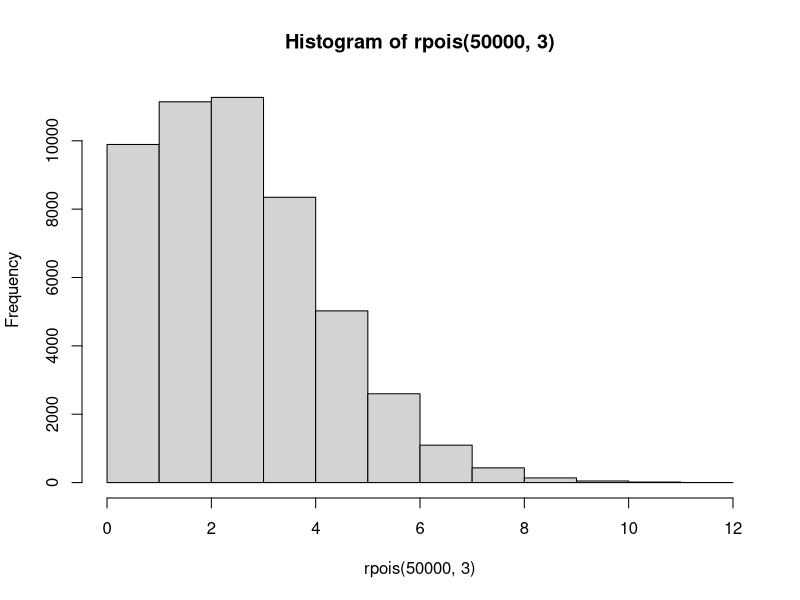
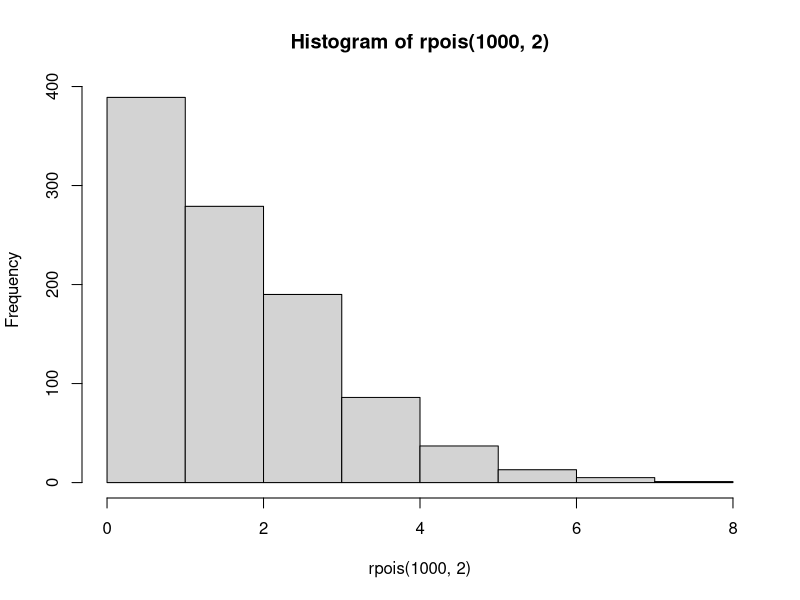
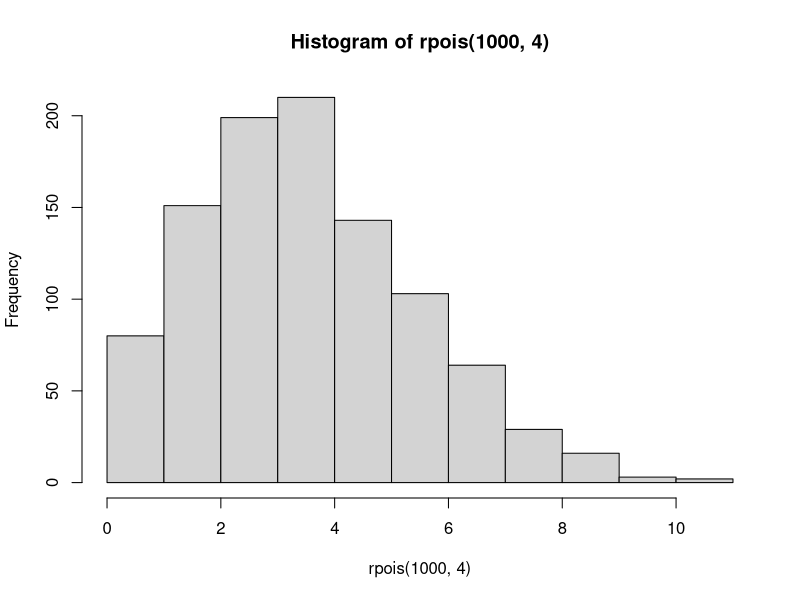
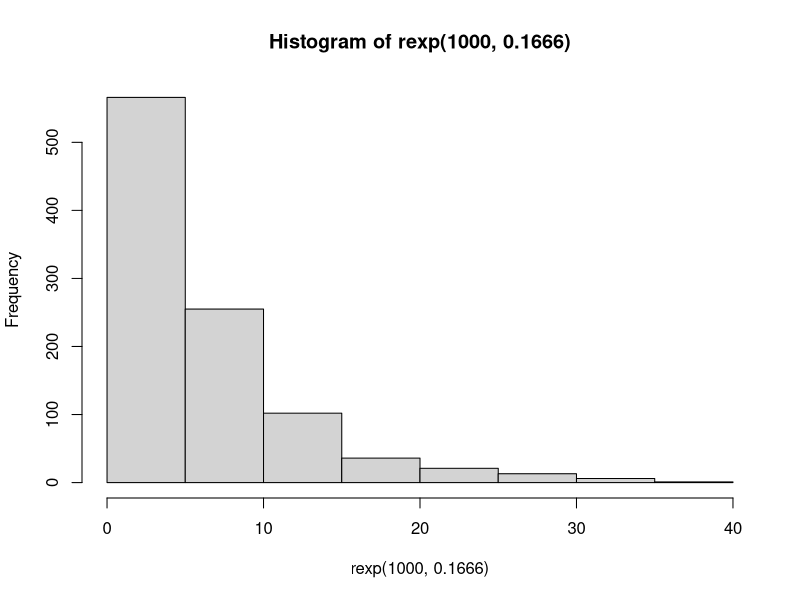

These figures' R source, in order:
## ---- chunk 1
# dpois(x, lambda, log = F); Devuelve resultados de la funci´on de densidad.
# ppois(q, lambda, lower.tail = T, log.p = F); Devuelve resultados de la funci´on de distribuci´on acumulada.
# qpois(p, lambda, lower.tail = T, log.p = F); Devuelve resultados de los cuantiles de la Poisson.
# rpois(n, lambda); Devuelve un vector de valores binomiales aleatorios.
# Con:
#   x: Vector de cuantiles (Valores enteros positivos).
#   q: Vector de cuantiles.
#   p: Vector de probabilidades.
#   n: N´umeros de valores aleatorios a devolver.
#   prob: Probabilidad de ´exito en cada ensayo.
#   lambda: Vector de medias (valor no negativo).
#   log, log.p: Par´ametro booleano, si es TRUE, las probabilidades p se ofrecen como log(p).
#   lower.tail: Par´ametro booleano, si es TRUE (por defecto), las probabilidades son P [X ≤ x], de lo
# contrario, P [X > x]



# Calcular la P(X = 1) de una Poisson(3)  Tasa de ocurrencia en un tiempo determinado
dpois(1,3)
## ---- chunk 2
#Función Masa de Probabilidad
dpois(c(0:8), 3)  # Como vemos la probabilidad se concrentra en el 3 por ser una Lambda de 3.
## ---- chunk 3
#Probabilidad acumulada
# Calcular la P(X <= 3) de una Poisson(3)
ppois(3,3)
## ---- chunk 4
#La probabilidad de que sea mayor que 3
ppois(3,3,lower.tail = FALSE)
## ---- chunk 5
# Calcular el valor de la variable aleatoria X, dada la probabilidad 0.985
qpois(0.985, 3)
## ---- chunk 6
hist(rpois(50000,3))
## ---- chunk 7
# ¿cuál es la probabilidad de que falle un componente en 25 horas? 100 horas 8 -> 25 serán 2. Entonces Lambda es igual a 2.
dpois(1,2)
hist(rpois(1000,2))
## ---- chunk 8
#¿y de que fallen no más de dos componentes en 50 horas?
ppois(2,4)
hist(rpois(1000,4))
## ---- chunk 9
#¿cuál es la probabilidad de que fallen por lo menos diez en 125 horas?
ppois(9,10,lower.tail = TRUE)
## ---- chunk 10
#¿cuántas horas habría que garantizar al cliente que duran para que en un 90% de los casos se cumpla?
qexp(0.9,8)*100    #Lo multiplicas por el período de tiempo que estamos teniendo en cuenta.
## ---- chunk 11
#X serán los tiempos de interocurrencia
#La media entre temblores es 6 meses, según las formulas de la exponencial (ver vídeo) media=1/Lambda. 
#Por tanto lambda es 1/6. 
#Entonces lo que queremos calcular es la probabilidad de que X sea mayor que 6
pexp(6,0.16667,lower.tail = FALSE)
## ---- chunk 12
hist(rexp(1000,0.1666))
## ---- chunk 13
#N va a ser el número de temblores en un año, por ejemplo 3.
#Esto tendría una distribución poisson con 12 meses, ya que estábamos hablando de 6 meses. Por tanto 12 *lambda. Esto sería 12 * 1/6 que es 2.
dpois(2,2)   
## ---- chunk 14
#Solución: Sea X la v.a. que cuenta el número de llamadas que recibe cada hora un servicio de asistencia
#técnica en carretera los fines de semana por la mañnana. Se sabe que X sigue una distribución
#de Poisson con parámetro λ. Dado que E[X] = 3 llamadas por hora y λ = E[X], resulta que λ = 3
#llamadas/h.

pexp(0.25,0.33)

